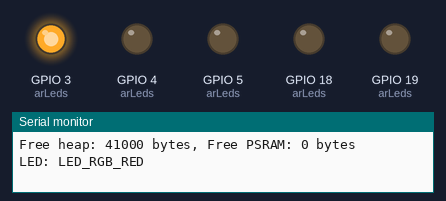
Recording of a program running on a simulated ESP32-C3. Shown: output pins drawn as LEDs (lit = HIGH), the last lines printed to the serial monitor.

Above: at 0.03 s.
At 0.5 s:
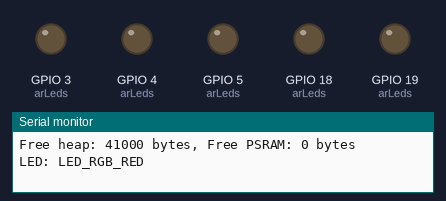
At 2.03 s:
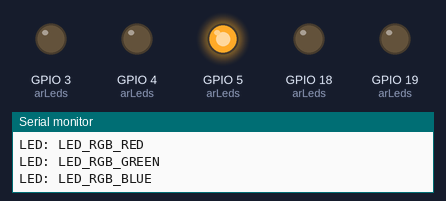
At 3.03 s:
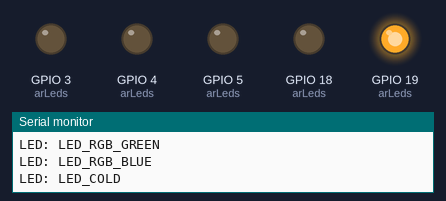
At 4.03 s:
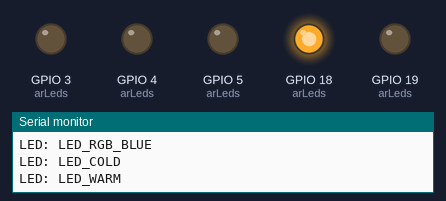
At 6.03 s:
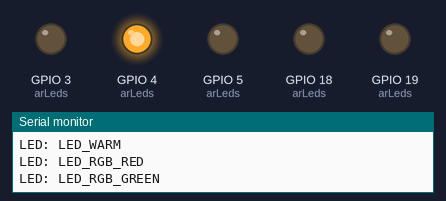
Timing chart, 0 to 6.5 s (numbered marks = the images above):
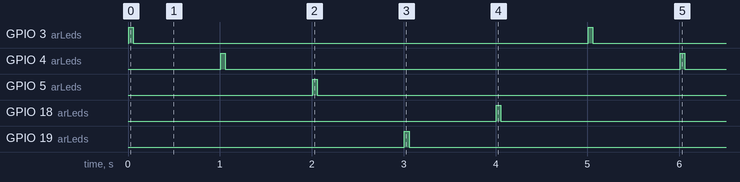

Measured:
- by itself, GPIO 3 (arLeds), GPIO 4 (arLeds), GPIO 5 (arLeds), GPIO 18 (arLeds), GPIO 19 (arLeds): alternates HIGH for 0.05 s and LOW for 5.0 s
- by itself, everything shown: repeats every 5.0 s, in 10 steps

The program:

main.cpp
```cpp
/*
ESP32-S3-DevKitC-1 using USB debugging OK

Builtins USB Serial, JTAG ESP32-C3
ESP32-C3 pins and USB signals
ESP32-C3    Pin USB Signal
GPIO18          D-
GPIO19          D+
5V              V_BUS
GND             Ground

JTAG
ESP32-C3 NodeMCU_ESP_C3_13
IO4 TMS
IO5 TDI
IO6 TCK
IO7 TDO
ChipModel: ESP32-C3, Freq: 160, Cores: 1, Revision: 3, Flash: 4 Mbit, PSRAM: 0 Mbit
Free heap: 303652 bytes, Free PSRAM: 0 bytes

ESP32-C3-12F
GPIO20 is used as U1RXD, a pull-up resistor needs to be added externally

ESP-PROG Pin
TXO  TXD0
RX0  RXD0
IO0  IO0
EN   EN
VCC  VCC
GND  GND

IO9: pulldown 10K for program, unconnected for running

ChipModel: ESP32-C3, Freq: 160 MHz, Cores: 1, Revision: 3, Flash: 4 Mbit, PSRAM: 0 Mbit
Free heap: 303668 bytes, Free PSRAM: 0 bytes

*/
#include <Arduino.h>
#ifdef BOARD_NODEMCU_ESP_C3_13
  #define LED_RGB_RED   3
  #define LED_RGB_GREEN 4
  #define LED_RGB_BLUE  5
  #define LED_COLD      19
  #define LED_WARM      18

  #define LEDS_COUNT    5
  const uint8_t arLeds[] = {LED_RGB_RED, LED_RGB_GREEN, LED_RGB_BLUE, LED_COLD, LED_WARM};
  const char* arLedsNames[] = {"LED_RGB_RED", "LED_RGB_GREEN", "LED_RGB_BLUE", "LED_COLD", "LED_WARM"};
#elif defined(BOARD_ESP_C3_12F)
  #define LED_EXT    10
  #define LEDS_COUNT  1
  const uint8_t arLeds[] = {LED_EXT};
  const char* arLedsNames[] = {"LED_EXT"};
#elif defined(BOARD_ESP32_S3_DEVKITC_1)
  #define LED_EXT    10
  #define LEDS_COUNT  1
  const uint8_t arLeds[] = {LED_EXT};
  const char* arLedsNames[] = {"LED_EXT 10"};
#endif

void setup() {
  Serial.begin(115200);

  for (uint8_t i = 0; i < LEDS_COUNT; i++) {
    pinMode(arLeds[i], OUTPUT);
  }
  Serial.println("Booting...");
  // board info
  Serial.printf("ChipModel: %s, Freq: %d MHz, Cores: %d, Revision: %d, Flash: %d Mbit, PSRAM: %d Mbit\n",
    ESP.getChipModel(), ESP.getCpuFreqMHz(), ESP.getChipCores(), ESP.getChipRevision(), ESP.getFlashChipSize() / 1024 / 1024, ESP.getPsramSize() / 1024 / 1024);
  // print esp ram
  Serial.printf("Free heap: %d bytes, Free PSRAM: %d bytes\n", ESP.getFreeHeap(), ESP.getFreePsram());
}

void loop() {
  for (uint8_t i = 0; i < LEDS_COUNT; i++) {
    Serial.printf("LED: %s\n", arLedsNames[i]);
    digitalWrite(arLeds[i], HIGH);
    delay(50);
    digitalWrite(arLeds[i], LOW);
    delay(950);
  }
}
```
